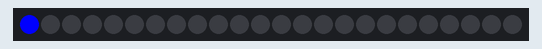
This sketch was run on a simulated Arduino Uno, built with avr-gcc and run on an emulated ATmega328P. On the bench: 24 RGB LEDs in strip order, left to right.

Above: at 0.01 s.
At 0.62 s:
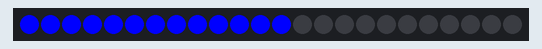
At 1.39 s:
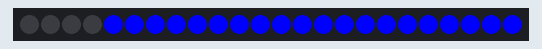
At 2.0 s:
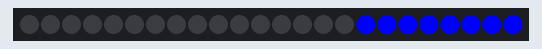
At 2.77 s:
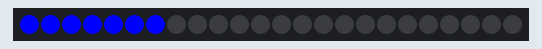

The sketch:

LoaderExample.ino
```cpp
#include "FastLED.h"

#define NUM_LEDS 24
#define DATA_PIN 3

CRGB leds[NUM_LEDS];

void setup() {
  	  FastLED.addLeds<NEOPIXEL, DATA_PIN>(leds, NUM_LEDS);
}

void turnOn(){
  for(int i = 0; i < NUM_LEDS; i++){
    leds[i] = CRGB::Blue;
    FastLED.show();
    delay(50);
  }
}

void turnOff(){
  for(int i = 0; i < NUM_LEDS; i++){
    leds[i] = CRGB::Black;
    FastLED.show();
    delay(50);
  }
}

void loop() {
  turnOn();
  turnOff();
}
```

Measured:
- by itself, everything shown: repeats every 2.5 s, in 48 steps
